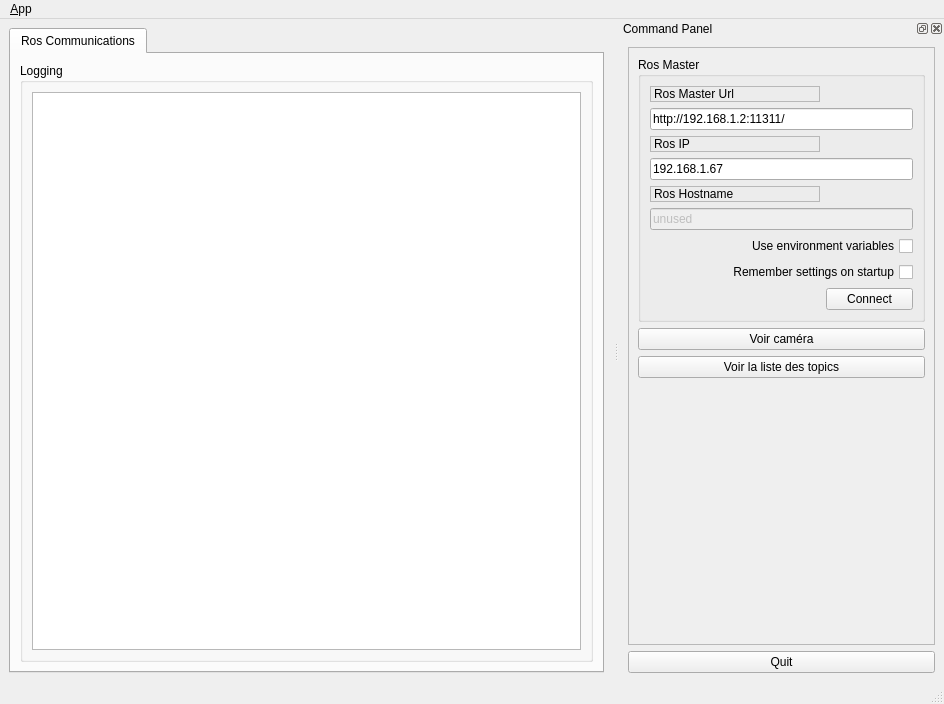
<?xml version="1.0" encoding="UTF-8"?>
<ui version="4.0">
 <class>MainWindowDesign</class>
 <widget class="QMainWindow" name="MainWindowDesign">
  <property name="geometry">
   <rect>
    <x>0</x>
    <y>0</y>
    <width>944</width>
    <height>704</height>
   </rect>
  </property>
  <property name="windowTitle">
   <string>QRosApp</string>
  </property>
  <property name="windowIcon">
   <iconset resource="../resources/images.qrc">
    <normaloff>:/images/icon.png</normaloff>:/images/icon.png</iconset>
  </property>
  <property name="locale">
   <locale language="English" country="Australia"/>
  </property>
  <widget class="QWidget" name="centralwidget">
   <layout class="QHBoxLayout">
    <item>
     <widget class="QTabWidget" name="tab_manager">
      <property name="minimumSize">
       <size>
        <width>100</width>
        <height>0</height>
       </size>
      </property>
      <property name="locale">
       <locale language="English" country="Australia"/>
      </property>
      <property name="currentIndex">
       <number>0</number>
      </property>
      <widget class="QWidget" name="tab_status">
       <attribute name="title">
        <string>Ros Communications</string>
       </attribute>
       <layout class="QVBoxLayout" name="verticalLayout_2">
        <item>
         <widget class="QGroupBox" name="groupBox_12">
          <property name="sizePolicy">
           <sizepolicy hsizetype="MinimumExpanding" vsizetype="Preferred">
            <horstretch>0</horstretch>
            <verstretch>0</verstretch>
           </sizepolicy>
          </property>
          <property name="title">
           <string>Logging</string>
          </property>
          <layout class="QGridLayout" name="gridLayout_3">
           <item row="0" column="0">
            <widget class="QListView" name="view_logging"/>
           </item>
          </layout>
         </widget>
        </item>
       </layout>
      </widget>
     </widget>
    </item>
   </layout>
  </widget>
  <widget class="QMenuBar" name="menubar">
   <property name="geometry">
    <rect>
     <x>0</x>
     <y>0</y>
     <width>944</width>
     <height>22</height>
    </rect>
   </property>
   <widget class="QMenu" name="menu_File">
    <property name="title">
     <string>&amp;App</string>
    </property>
    <addaction name="action_Preferences"/>
    <addaction name="separator"/>
    <addaction name="actionAbout"/>
    <addaction name="actionAbout_Qt"/>
    <addaction name="separator"/>
    <addaction name="action_Quit"/>
   </widget>
   <addaction name="menu_File"/>
  </widget>
  <widget class="QStatusBar" name="statusbar"/>
  <widget class="QDockWidget" name="dock_status">
   <property name="sizePolicy">
    <sizepolicy hsizetype="Minimum" vsizetype="Preferred">
     <horstretch>0</horstretch>
     <verstretch>0</verstretch>
    </sizepolicy>
   </property>
   <property name="minimumSize">
    <size>
     <width>325</width>
     <height>451</height>
    </size>
   </property>
   <property name="allowedAreas">
    <set>Qt::RightDockWidgetArea</set>
   </property>
   <property name="windowTitle">
    <string>Command Panel</string>
   </property>
   <attribute name="dockWidgetArea">
    <number>2</number>
   </attribute>
   <widget class="QWidget" name="dockWidgetContents_2">
    <layout class="QVBoxLayout" name="verticalLayout">
     <item>
      <widget class="QFrame" name="frame">
       <property name="sizePolicy">
        <sizepolicy hsizetype="Minimum" vsizetype="Preferred">
         <horstretch>0</horstretch>
         <verstretch>0</verstretch>
        </sizepolicy>
       </property>
       <property name="frameShape">
        <enum>QFrame::StyledPanel</enum>
       </property>
       <property name="frameShadow">
        <enum>QFrame::Raised</enum>
       </property>
       <layout class="QVBoxLayout" name="verticalLayout_3">
        <item>
         <widget class="QGroupBox" name="groupBox">
          <property name="title">
           <string>Ros Master</string>
          </property>
          <layout class="QGridLayout" name="gridLayout">
           <item row="0" column="0">
            <widget class="QLabel" name="label">
             <property name="frameShape">
              <enum>QFrame::StyledPanel</enum>
             </property>
             <property name="frameShadow">
              <enum>QFrame::Raised</enum>
             </property>
             <property name="text">
              <string>Ros Master Url</string>
             </property>
            </widget>
           </item>
           <item row="1" column="0" colspan="2">
            <widget class="QLineEdit" name="line_edit_master">
             <property name="text">
              <string>http://192.168.1.2:11311/</string>
             </property>
            </widget>
           </item>
           <item row="2" column="0">
            <widget class="QLabel" name="label_2">
             <property name="frameShape">
              <enum>QFrame::StyledPanel</enum>
             </property>
             <property name="frameShadow">
              <enum>QFrame::Raised</enum>
             </property>
             <property name="text">
              <string>Ros IP</string>
             </property>
            </widget>
           </item>
           <item row="3" column="0" colspan="2">
            <widget class="QLineEdit" name="line_edit_host">
             <property name="text">
              <string>192.168.1.67</string>
             </property>
            </widget>
           </item>
           <item row="4" column="0">
            <widget class="QLabel" name="label_3">
             <property name="frameShape">
              <enum>QFrame::StyledPanel</enum>
             </property>
             <property name="frameShadow">
              <enum>QFrame::Raised</enum>
             </property>
             <property name="text">
              <string>Ros Hostname</string>
             </property>
            </widget>
           </item>
           <item row="5" column="0" colspan="2">
            <widget class="QLineEdit" name="line_edit_topic">
             <property name="enabled">
              <bool>false</bool>
             </property>
             <property name="text">
              <string>unused</string>
             </property>
            </widget>
           </item>
           <item row="6" column="0" colspan="2">
            <widget class="QCheckBox" name="checkbox_use_environment">
             <property name="layoutDirection">
              <enum>Qt::RightToLeft</enum>
             </property>
             <property name="text">
              <string>Use environment variables</string>
             </property>
            </widget>
           </item>
           <item row="7" column="0" colspan="2">
            <widget class="QCheckBox" name="checkbox_remember_settings">
             <property name="layoutDirection">
              <enum>Qt::RightToLeft</enum>
             </property>
             <property name="text">
              <string>Remember settings on startup</string>
             </property>
            </widget>
           </item>
           <item row="8" column="0">
            <spacer name="horizontalSpacer">
             <property name="orientation">
              <enum>Qt::Horizontal</enum>
             </property>
             <property name="sizeHint" stdset="0">
              <size>
               <width>170</width>
               <height>21</height>
              </size>
             </property>
            </spacer>
           </item>
           <item row="8" column="1">
            <widget class="QPushButton" name="button_connect">
             <property name="enabled">
              <bool>true</bool>
             </property>
             <property name="sizePolicy">
              <sizepolicy hsizetype="MinimumExpanding" vsizetype="Fixed">
               <horstretch>0</horstretch>
               <verstretch>0</verstretch>
              </sizepolicy>
             </property>
             <property name="toolTip">
              <string>Set the target to the current joint trajectory state.</string>
             </property>
             <property name="statusTip">
              <string>Clear all waypoints and set the target to the current joint trajectory state.</string>
             </property>
             <property name="text">
              <string>Connect</string>
             </property>
            </widget>
           </item>
          </layout>
         </widget>
        </item>
        <item>
         <widget class="QPushButton" name="pushButton">
          <property name="text">
           <string>Voir caméra</string>
          </property>
         </widget>
        </item>
        <item>
         <widget class="QPushButton" name="button_list">
          <property name="text">
           <string>Voir la liste des topics</string>
          </property>
         </widget>
        </item>
        <item>
         <spacer name="verticalSpacer_3">
          <property name="orientation">
           <enum>Qt::Vertical</enum>
          </property>
          <property name="sizeHint" stdset="0">
           <size>
            <width>20</width>
            <height>233</height>
           </size>
          </property>
         </spacer>
        </item>
       </layout>
      </widget>
     </item>
     <item>
      <widget class="QPushButton" name="quit_button">
       <property name="sizePolicy">
        <sizepolicy hsizetype="MinimumExpanding" vsizetype="Fixed">
         <horstretch>0</horstretch>
         <verstretch>0</verstretch>
        </sizepolicy>
       </property>
       <property name="text">
        <string>Quit</string>
       </property>
      </widget>
     </item>
    </layout>
   </widget>
  </widget>
  <action name="action_Quit">
   <property name="text">
    <string>&amp;Quit</string>
   </property>
   <property name="shortcut">
    <string>Ctrl+Q</string>
   </property>
   <property name="shortcutContext">
    <enum>Qt::ApplicationShortcut</enum>
   </property>
  </action>
  <action name="action_Preferences">
   <property name="text">
    <string>&amp;Preferences</string>
   </property>
  </action>
  <action name="actionAbout">
   <property name="text">
    <string>&amp;About</string>
   </property>
  </action>
  <action name="actionAbout_Qt">
   <property name="text">
    <string>About &amp;Qt</string>
   </property>
  </action>
 </widget>
 <resources>
  <include location="../resources/images.qrc"/>
 </resources>
 <connections>
  <connection>
   <sender>action_Quit</sender>
   <signal>triggered()</signal>
   <receiver>MainWindowDesign</receiver>
   <slot>close()</slot>
   <hints>
    <hint type="sourcelabel">
     <x>-1</x>
     <y>-1</y>
    </hint>
    <hint type="destinationlabel">
     <x>399</x>
     <y>299</y>
    </hint>
   </hints>
  </connection>
  <connection>
   <sender>quit_button</sender>
   <signal>clicked()</signal>
   <receiver>MainWindowDesign</receiver>
   <slot>close()</slot>
   <hints>
    <hint type="sourcelabel">
     <x>859</x>
     <y>552</y>
    </hint>
    <hint type="destinationlabel">
     <x>469</x>
     <y>299</y>
    </hint>
   </hints>
  </connection>
 </connections>
</ui>
